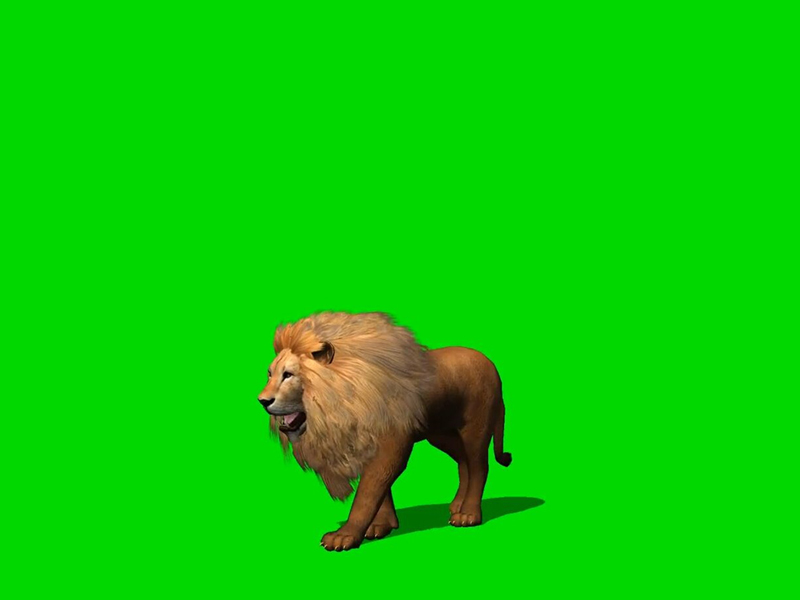
#> input picture img/lion.jpg, 800 x 600 px, found by its file name
$ python Change_Bg.py
#> lines starting #> are read from the running program, lines starting #| are printed output that depends on the picture; after the words box and inside, x2 and y2 are one past the last pixel; in counts of white or black regions, pixels touching at a corner belong together
#需求
# 替换背景
# 从绿幕图片中过滤出绿幕
# 将狮子从绿幕中抠出来
# 在企鹅图片上抠出狮子的位置
# 将狮子和企鹅图片进行相加得到最终的图片
# 最终图片效果如下

#导入库
from re import L
import cv2 as cv
from cv2 import imshow

#载入绿幕狮子与企鹅背景
lion = cv.imread("D:\codehub\python\opencv-NoobPython\img\lion.jpg")
#> lion is the input picture: shape (600, 800, 3); mean B, G, R 3.9, 205.3, 10
qie = cv.imread("D:\codehub\python\opencv-NoobPython\img\qie.jpg")
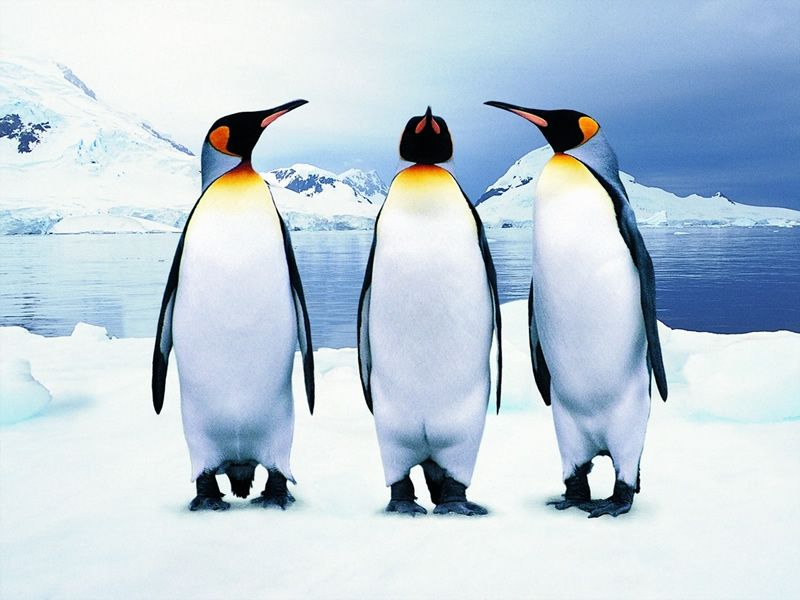
#> input picture img/qie.jpg, 800 x 600 px, found by its file name
#> qie is the input picture: shape (600, 800, 3); mean B, G, R 219.1, 206.7, 190.9
#显示
cv.imshow("lion",lion)
cv.imshow("qie",qie)
#将狮子图片转化为hsv色彩空间
hsv_lion = cv.cvtColor(lion,cv.COLOR_BGR2HSV)
#> hsv_lion: shape (600, 800, 3); mean H, S, V 56.7, 247.3, 207.8
#提取狮子背景色
#并设定颜色上下限
mask = cv.inRange(hsv_lion,(35,45,46),(77,255,255))
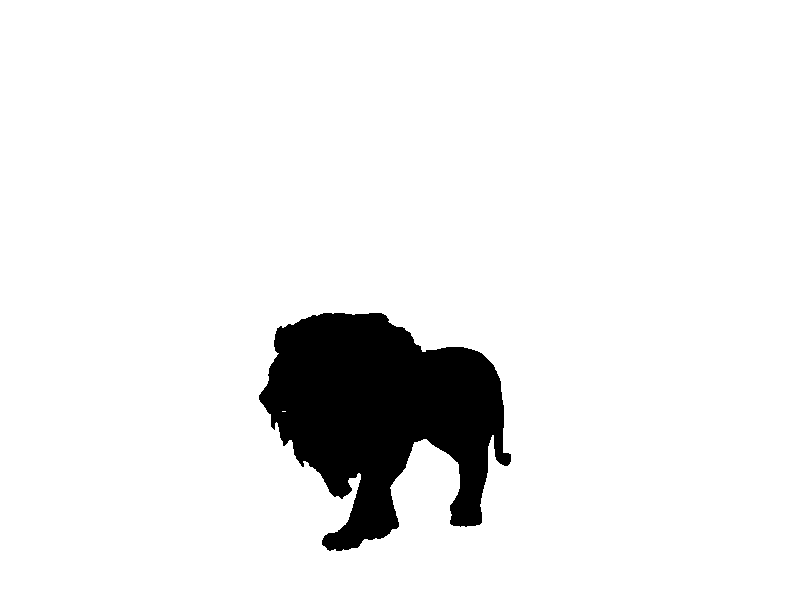
#> mask: shape (600, 800); 92.6% white; 1 black region, box (x1, y1, x2, y2) and area: (259, 313, 511, 551) 35561
#将提取到的背景色变为黑色
lion[mask!=0] = 0
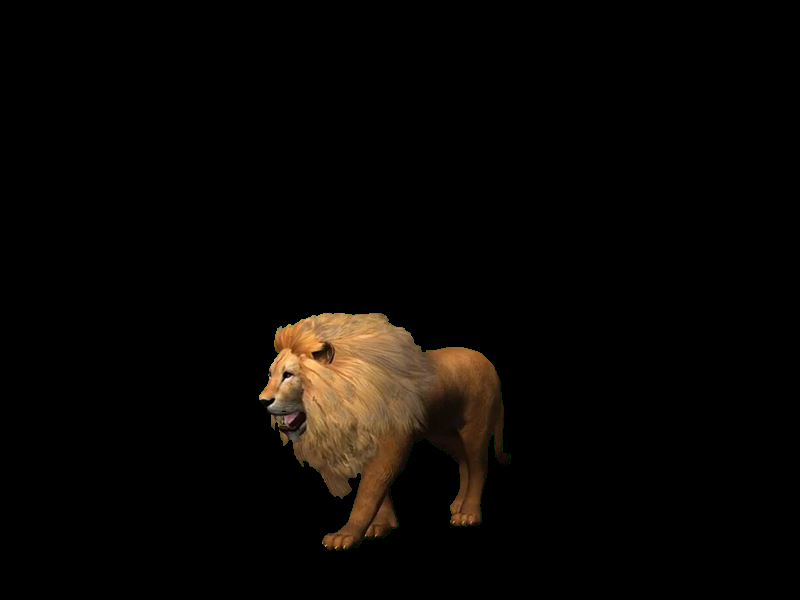
#> lion: shape (600, 800, 3); mean B, G, R 3.7, 6.3, 8.8
#在企鹅背景图中将狮子处北京变为黑色
qie[mask==0] = 0
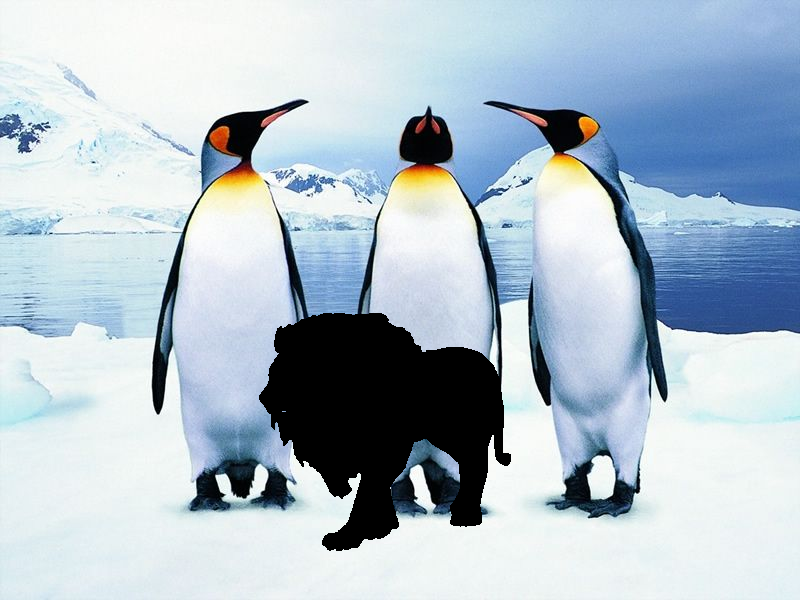
#> qie: shape (600, 800, 3); 7.41% of pixels changed, all inside (x1, y1, x2, y2) = (259, 313, 511, 551)
#将抠出的狮子与背景图合成
end = cv.add(lion,qie)
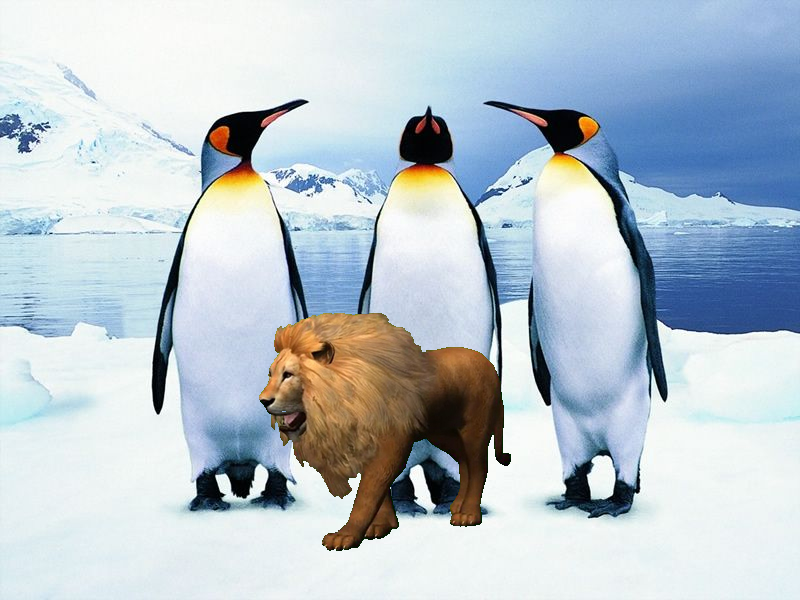
#> end: shape (600, 800, 3); mean B, G, R 206.6, 197.7, 185.5
#显示
cv.imshow("end",end)
#等待
cv.waitKey(0)
